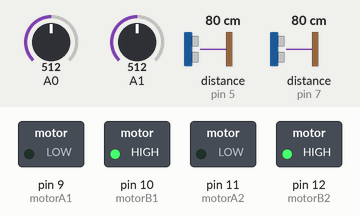
This sketch was run on a simulated Arduino Uno, built with avr-gcc and run on an emulated ATmega328P. On the bench: switched loads named in the sketch (green lamp = pin HIGH). The test bench sets the inputs (shaded band); at power-on: A0 = 512, A1 = 512, distance to the obstacle (sensors on pin 5, pin 7) 80 cm. The echo pulse lasts 58.3 µs per cm.

Above: at 0.3 s.
At 1.5 s:
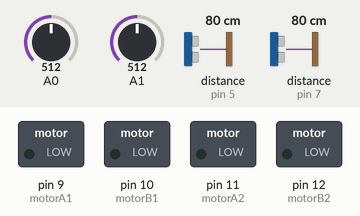
At 2.74 s:
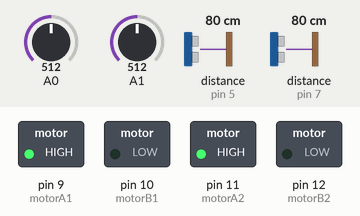
Timing chart, 0 to 3.0 s (numbered marks = the images above):
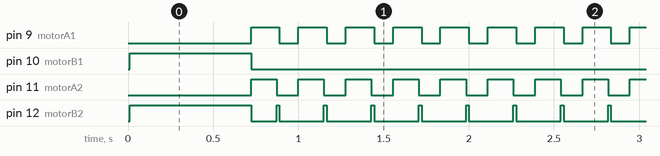

The sketch:

prueba_US_Motor.ino
```cpp
#include <NewPing.h>

#define Trig1  6
#define Echo1    7
#define MaxDistance 200
#define Trig2  4
#define Echo2    5
#define MaxDistance2 200

NewPing USEnfrente (Trig1, Echo1, MaxDistance);
NewPing USAtras (Trig2, Echo2, MaxDistance2);

int motorA1 = 9;
int motorB1 = 10;

int motorA2 = 11;
int motorB2 = 12;

int distanciaEnfrente = 0;
int distanciaAtras = 0;
int valorLineaIzq = 0;
int valorLineaDer = 0;

int contador = 0;
int contadorInicio = 0;

int mode = 0;
int direccion = 0;

void setup() {

 pinMode(motorA1,OUTPUT);
 pinMode(motorA2,OUTPUT);
 pinMode(motorB1,OUTPUT);
 pinMode(motorB2,OUTPUT);

}


void loop() {

  distanciaEnfrente=USEnfrente.ping_cm();
  distanciaAtras=USAtras.ping_cm();

  valorLineaDer = analogRead(A0); //Derecha del Robot
  valorLineaIzq = analogRead(A1); //Izquierda del Robot

  if (mode == 0){//Enfrente
    digitalWrite(motorA1,LOW);
    digitalWrite(motorB1,HIGH);

    digitalWrite(motorA2,LOW);
    digitalWrite(motorB2,HIGH);
  }

   if (mode == 1){//Atras
    digitalWrite(motorA1,HIGH);
    digitalWrite(motorB1,LOW);

    digitalWrite(motorA2,HIGH);
    digitalWrite(motorB2,LOW);

    delay(150);

        if (direccion == 0){
          mode = 2;
        } else {
          mode = 3;
          }

          direccion = 0;
  }

   if (mode == 2 && contador < 25){//Girar Izq
    digitalWrite(motorA1,HIGH);
    digitalWrite(motorB1,LOW);

    digitalWrite(motorA2,LOW);
    digitalWrite(motorB2,HIGH);

    delay(17);

    digitalWrite(motorA1,LOW);
    digitalWrite(motorB1,LOW);

    digitalWrite(motorA2,LOW);
    digitalWrite(motorB2,LOW);

    delay(100);

    contador++;

  }

  if (mode == 3 && contador < 25){//Girar Der
    digitalWrite(motorA1,LOW);
    digitalWrite(motorB1,HIGH);

    digitalWrite(motorA2,HIGH);
    digitalWrite(motorB2,LOW);

    delay(17);

    digitalWrite(motorA1,LOW);
    digitalWrite(motorB1,LOW);

    digitalWrite(motorA2,LOW);
    digitalWrite(motorB2,LOW);

    delay(100);

    contador++;
  }

  if (mode == 4){//Avance Lento
    digitalWrite(motorA1,LOW);
    digitalWrite(motorB1,HIGH);

    digitalWrite(motorA2,LOW);
    digitalWrite(motorB2,HIGH);

  }


  if(mode == 10){
    digitalWrite(motorA1,LOW);
    digitalWrite(motorB1,LOW);

    digitalWrite(motorA2,LOW);
    digitalWrite(motorB2,LOW);
  }

//---------------------------------------


  if(contador >= 25){ //Reset Contador
  mode = 4;
  contador = 0;
  }

if(contadorInicio==0){
  delay(700);
  contadorInicio++;
}


   if (distanciaEnfrente < 60 && distanciaEnfrente!=0){
    mode = 0;
  }

   if (valorLineaIzq > 450){
    mode = 1;
    direccion = 1;
  }

 if (valorLineaDer > 450){
    mode = 1;
    direccion = 0;
  }


//----------------------------------------

}
```

Measured:
- by itself, pin 9 (motorA1): alternates HIGH for 0.17 s and LOW for 0.11 s
- by itself, pin 10 (motorB1): LOW → HIGH at 0.01 s, → LOW 0.71 s later
- by itself, pin 11 (motorA2): alternates HIGH for 0.15 s and LOW for 0.13 s
- by itself, pin 12 (motorB2): goes HIGH 0.71 s, LOW 0.15 s, 464 × (HIGH 0.02 s, LOW 0.26 s), HIGH 0.02 s, then LOW
